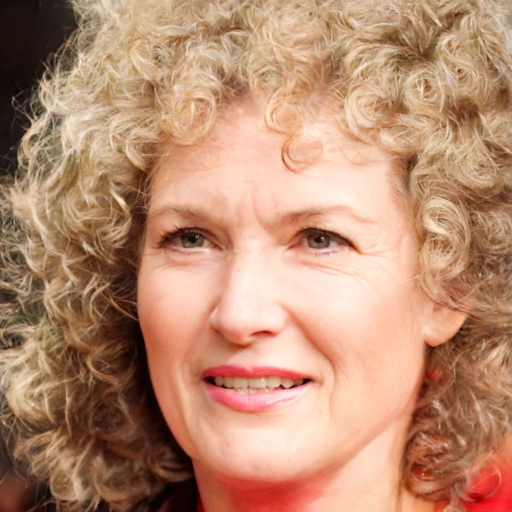
#> input picture assignement3/images/pic3.jpg, 1024 x 1024 px, found by its file name (shown at 1/2 size)
$ python assignement3.py
#> lines starting #> are read from the running program, lines starting #| are printed output that depends on the picture; after the words box and inside, x2 and y2 are one past the last pixel; in counts of white or black regions, pixels touching at a corner belong together
'''
Assignement 03: <Hybrid Images>
Group: <7>
Names: <Martens, Jonathan; Leisinger, Oliver>
Date: <12.11.2021>
Sources: <https://stackoverflow.com/a/66936362, https://thispersondoesnotexist.com, /gdv tutorial 10>
'''

import cv2
import numpy as np

# global variables
window_width = 300
window_height = 300
blur_size = 21

lpf_mask_radius = 30
hpf_mask_radius = 15


def spectrumForViewing(dft_shift):
    mag = np.abs(dft_shift)
    return ((1/20) * np.log(mag))

def LPFiltering(image):
    # do dft saving as complex output
    dft = np.fft.fft2(image, axes=(0,1))

    # apply shift of origin to center of image
    dft_shift = np.fft.fftshift(dft)

    # create circle mask
    mask = np.zeros_like(image)
    cx = mask.shape[1] // 2
    cy = mask.shape[0] // 2
    cv2.circle(mask, (cx,cy), lpf_mask_radius, (255,255,255), -1)[0]

    # blur the mask
    mask = cv2.GaussianBlur(mask, (blur_size,blur_size), blur_size)

    # apply mask to dft_shift
    dft_shift_masked = np.multiply(dft_shift,mask) / 255

    # show the resulting image
    title_result = 'Low Frequencies image'
    # Note that window parameters have no effect on MacOS
    cv2.namedWindow(title_result, cv2.WINDOW_NORMAL)
    cv2.resizeWindow(title_result, window_width, window_height)
    cv2.imshow(title_result, (spectrumForViewing(dft_shift_masked)))

    return dft_shift_masked


def HPFiltering(image):
    # do dft saving as complex output
    dft = np.fft.fft2(image, axes=(0,1))

    # apply shift of origin to center of image
    dft_shift = np.fft.fftshift(dft)

    mask = np.zeros_like(image)
    cx = mask.shape[1] // 2
    cy = mask.shape[0] // 2
    cv2.circle(mask, (cx,cy), hpf_mask_radius, (255,255,255), -1)[0]
    mask = 255 - mask

    # blur the mask
    mask = cv2.GaussianBlur(mask, (blur_size,blur_size), 0)

    # apply mask to dft_shift
    dft_shift_masked = np.multiply(dft_shift,mask) / 255

    # show the resulting image
    title_result = 'High Frequencies image'
    # Note that window parameters have no effect on MacOS
    cv2.namedWindow(title_result, cv2.WINDOW_NORMAL)
    cv2.resizeWindow(title_result, window_width, window_height)
    cv2.imshow(title_result, (spectrumForViewing(dft_shift_masked)))

    return dft_shift_masked

def combine(lpf, hpf):

    lpf_dft = LPFiltering(lpf)
    hpf_dft = HPFiltering(hpf)

    combined_dft = lpf_dft + hpf_dft
    # show the resulting image
    title_result = 'Combined Frequencies image'
    # Note that window parameters have no effect on MacOS
    cv2.namedWindow(title_result, cv2.WINDOW_NORMAL)
    cv2.resizeWindow(title_result, window_width, window_height)
    cv2.imshow(title_result, (spectrumForViewing(combined_dft)))

    back_ishift_combined = np.fft.ifftshift(combined_dft)
    hybrid_image = np.fft.ifft2(back_ishift_combined, axes=(0,1))
    hybrid_image = np.abs(hybrid_image).clip(0,255).astype(np.uint8)
    return hybrid_image


def main():
    image_name_lpf_1 = 'assignement3/images/pic1.jpg'
    image_name_hpf_1 = 'assignement3/images/pic2.jpg'

    image_name_lpf_2 = 'assignement3/images/pic3.jpg'
    image_name_hpf_2 = 'assignement3/images/pic4.jpg'

    # Load the image. Change image_name_lpf_1  to  image_name_lpf_2  and  image_name_hpf_1  to  image_name_hpf_2
    # to load the second result
    image_lpf = cv2.imread(image_name_lpf_2, cv2.IMREAD_GRAYSCALE)
#> image_lpf: shape (1024, 1024); min 0, max 252, mean 150.7
    image_lpf = cv2.resize(image_lpf, (window_width, window_height))
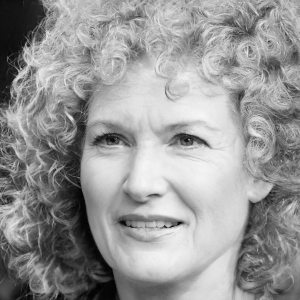
#> image_lpf: shape (300, 300); min 0, max 245, mean 150.6
    image_hpf = cv2.imread(image_name_hpf_2, cv2.IMREAD_GRAYSCALE)
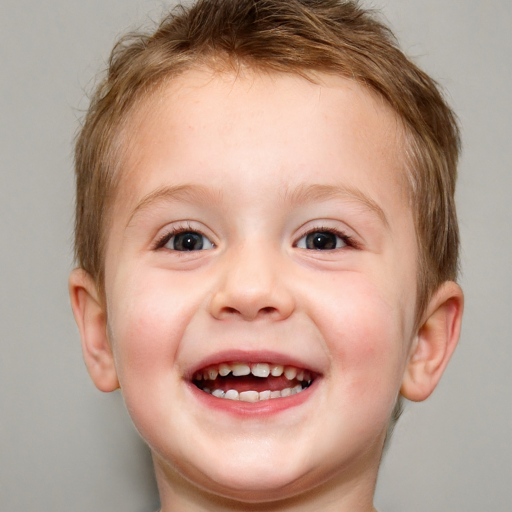
#> input picture assignement3/images/pic4.jpg, 1024 x 1024 px, found by its file name (shown at 1/2 size)
#> image_hpf: shape (1024, 1024); min 0, max 255, mean 162.4
    image_hpf = cv2.resize(image_hpf, (window_width, window_height))
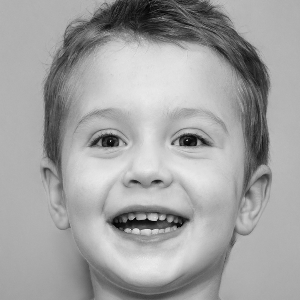
#> image_hpf: shape (300, 300); min 1, max 237, mean 162.2

    # show the original image that will be LPFed
    title_original = 'Original image for LPF'
    # Note that window parameters have no effect on MacOS
    cv2.namedWindow(title_original, cv2.WINDOW_NORMAL)
    cv2.resizeWindow(title_original, window_width, window_height)
    cv2.imshow(title_original, image_lpf)

    # show the original image that will be HPFed
    title_original = 'Original image for HPF'
    # Note that window parameters have no effect on MacOS
    cv2.namedWindow(title_original, cv2.WINDOW_NORMAL)
    cv2.resizeWindow(title_original, window_width, window_height)
    cv2.imshow(title_original, image_hpf)

    # and compute image back from frequencies
    title_back = 'Hybrid image'
    # Note that window parameters have no effect on MacOS
    cv2.namedWindow(title_back, cv2.WINDOW_NORMAL)
    cv2.resizeWindow(title_back, window_width, window_height)
    cv2.imshow(title_back, combine(image_lpf, image_hpf))
#> in LPFiltering, `cv2.circle(mask, (cx,cy), lpf_mask_radius, (255,255,255), -1)[0]`:
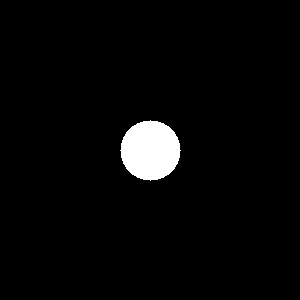
#> mask: shape (300, 300); 3.1% white; 1 white region, box (x1, y1, x2, y2) and area: (120, 120, 181, 181) 2821
#> in HPFiltering, `cv2.circle(mask, (cx,cy), hpf_mask_radius, (255,255,255), -1)[0]`: mask: shape (300, 300); 0.79% white; 1 white region, box (x1, y1, x2, y2) and area: (135, 135, 166, 166) 709
#> in spectrumForViewing (call 2), `return ((1/20) * np.log(mag))`:
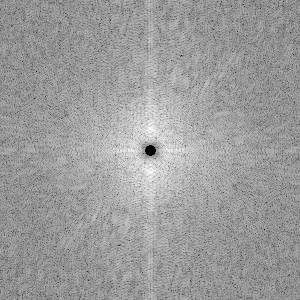
#> returned value: shape (300, 300) float64; 0.1% of the values are NaN or infinite; the others: min 0.0584, max 0.557, mean 0.365; drawn with min black, max white, NaN and infinite black
#> in spectrumForViewing (call 3), `return ((1/20) * np.log(mag))`:
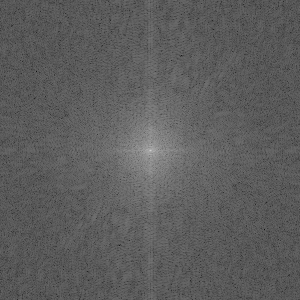
#> returned value: shape (300, 300) float64; min 0.0584, max 0.821, mean 0.367
#> in combine, `hybrid_image = np.abs(hybrid_image).clip(0,255).astype(np.uint8)`:
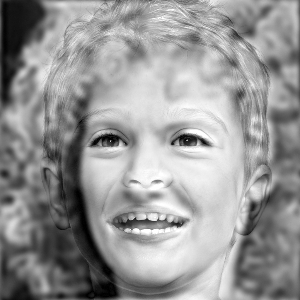
#> hybrid_image: shape (300, 300); min 0, max 255, mean 150.1

    key = cv2.waitKey(0)
#> (key Esc is pressed here)
    cv2.destroyAllWindows()


if (__name__ == '__main__'):
    main()
